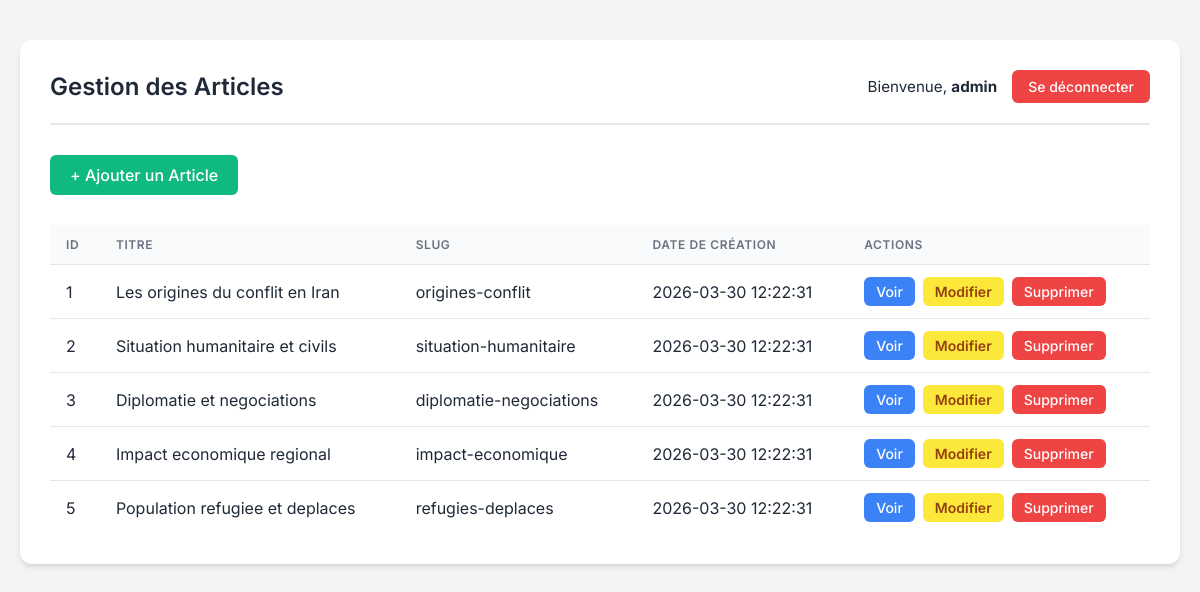
Page /backoffice/articles.php (signed in) on the committed database.
### tables this page shows
CREATE TABLE articles (
    id INT AUTO_INCREMENT PRIMARY KEY,
    titre VARCHAR(255) NOT NULL,
    slug VARCHAR(255) NOT NULL UNIQUE,
    contenu TEXT NOT NULL,
    image_url VARCHAR(255),
    image_alt VARCHAR(150),
    meta_description VARCHAR(160),
    published_by INT,
    date_creation TIMESTAMP DEFAULT CURRENT_TIMESTAMP,
    date_modification TIMESTAMP DEFAULT CURRENT_TIMESTAMP ON UPDATE CURRENT_TIMESTAMP,
    FOREIGN KEY (published_by) REFERENCES utilisateurs(id) ON DELETE SET NULL,
    INDEX (slug),
    INDEX (date_creation),
    INDEX (published_by)
);

### backoffice/articles.php (the view, shortened to what this page needs)
<?php
require_once '../includes/db.php';
try {
    $stmt = $pdo->query("SELECT * FROM articles ORDER BY date_creation DESC");
    $articles = $stmt->fetchAll(PDO::FETCH_ASSOC);
} catch (PDOException $e) {
    $error = "Erreur de récupération des articles : " . $e->getMessage();
}
?>
<!DOCTYPE html>
<html lang="fr">
<head>
</head>
<body>
<div class="container">
    <div class="header">
        <h1>Gestion des Articles</h1>
        <div class="user-menu">
            <span>Bienvenue, <strong><?= htmlspecialchars($_SESSION['admin_username'] ?? 'Admin') ?></strong></span>
            <a href="logout.php" class="btn btn-logout">Se déconnecter</a>
        </div>
    </div>
    <a href="article-form.php" class="btn btn-add">+ Ajouter un Article</a>
    <div class="table-container">
        <table>
            <thead>
                <tr>
                    <th>ID</th>
                    <th>Titre</th>
                    <th>Slug</th>
                    <th>Date de création</th>
                    <th>Actions</th>
                </tr>
            </thead>
            <tbody>
                <?php if (!empty($articles)): ?>
                    <?php foreach ($articles as $article): ?>
                        <tr>
                            <td><?= htmlspecialchars($article['id']) ?></td>
                            <td><?= htmlspecialchars($article['titre']) ?></td>
                            <td><?= htmlspecialchars($article['slug']) ?></td>
                            <td><?= htmlspecialchars($article['date_creation']) ?></td>
                            <td class="actions-cell">
                                <a href="preview.php?id=<?= urlencode($article['id']) ?>" class="btn btn-view">Voir</a>
                                <a href="article-form.php?id=<?= urlencode($article['id']) ?>" class="btn btn-edit">Modifier</a>
                                <a href="delete-article.php?id=<?= urlencode($article['id']) ?>" class="btn btn-delete" onclick="return confirm('Êtes-vous sûr de vouloir supprimer cet article ?');">Supprimer</a>
                            </td>
                        </tr>
                    <?php endforeach; ?>
                <?php else: ?>
                    <tr>
                        <td colspan="5" style="text-align: center; padding: 30px; color: var(--text-muted);">Aucun article trouvé.</td>
                    </tr>
                <?php endif; ?>
            </tbody>
        </table>
    </div>
</div>
</body>
</html>

### backoffice/articles.php (style rules this page uses)
:root { --primary: #4f46e5; --primary-hover: #4338ca; --success: #10b981; --success-hover: #059669; --danger: #ef4444; --danger-hover: #dc2626; --warning: #f59e0b; --warning-hover: #d97706; --info: #3b82f6; --info-hover: #2563eb; --bg-color: #f3f4f6; --card-bg: #ffffff; --text-main: #1f2937; --text-muted: #6b7280; --border-color: #e5e7eb; }
body { font-family: 'Inter', sans-serif; background-color: var(--bg-color); color: var(--text-main); margin: 0; padding: 40px 20px; -webkit-font-smoothing: antialiased; }
.container { background: var(--card-bg); padding: 30px; border-radius: 12px; box-shadow: 0 4px 6px -1px rgba(0, 0, 0, 0.1), 0 2px 4px -1px rgba(0, 0, 0, 0.06); max-width: 1100px; margin: 0 auto; }
.header { display: flex; justify-content: space-between; align-items: center; border-bottom: 2px solid var(--border-color); padding-bottom: 20px; margin-bottom: 30px; }
.header h1 { margin: 0; font-size: 1.5rem; color: var(--text-main); font-weight: 600; }
.user-menu { display: flex; align-items: center; gap: 15px; font-size: 0.95rem; }
.btn { display: inline-flex; align-items: center; justify-content: center; padding: 8px 16px; font-size: 0.875rem; font-weight: 500; border-radius: 6px; text-decoration: none; transition: background-color 0.2s, transform 0.1s; border: none; cursor: pointer; }
.btn-logout { background-color: var(--danger); color: white; }
.btn-add { background-color: var(--success); color: white; margin-bottom: 20px; font-size: 1rem; padding: 10px 20px; }
.btn-view { background-color: var(--info); color: white; padding: 6px 12px; }
.btn-edit { background-color: #fce83a; color: #92400e; padding: 6px 12px; font-weight: 600; }
.btn-delete { background-color: var(--danger); color: white; padding: 6px 12px; }
.table-container { overflow-x: auto; }
table { width: 100%; border-collapse: separate; border-spacing: 0; margin-top: 10px; }
th, td { padding: 12px 16px; text-align: left; border-bottom: 1px solid var(--border-color); }
th { background-color: #f9fafb; font-weight: 600; color: var(--text-muted); text-transform: uppercase; font-size: 0.75rem; letter-spacing: 0.05em; }
tr:last-child td { border-bottom: none; }
.actions-cell { display: flex; gap: 8px; }

### rows in the picture
articles: id "1", titre "Les origines du conflit en Iran", slug "origines-conflit", date_creation "2026-03-30 12:22:31"
articles: id "2", titre "Situation humanitaire et civils", slug "situation-humanitaire", date_creation "2026-03-30 12:22:31"
articles: id "3", titre "Diplomatie et negociations", slug "diplomatie-negociations", date_creation "2026-03-30 12:22:31"
articles: id "4", titre "Impact economique regional", slug "impact-economique", date_creation "2026-03-30 12:22:31"
articles: id "5", titre "Population refugiee et deplaces", slug "refugies-deplaces", date_creation "2026-03-30 12:22:31"

### other values in the picture
$_SESSION['admin_username'] "admin"
